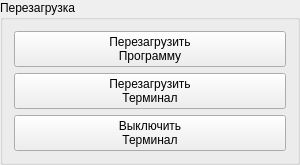
             <widget class="QGroupBox" name="grpAdminRestart">
              <property name="minimumSize">
               <size>
                <width>300</width>
                <height>0</height>
               </size>
              </property>
              <property name="title">
               <string>Перезагрузка</string>
              </property>
              <layout class="QVBoxLayout" name="verticalLayout_5">
               <item>
                <widget class="QPushButton" name="btnRestartAppTypeDevices">
                 <property name="text">
                  <string>Перезагрузить
Программу</string>
                 </property>
                 <property name="icon">
                  <iconset resource="../../ekiosk.qrc">
                   <normaloff>:/assets/icons/admin_3.png</normaloff>:/assets/icons/admin_3.png</iconset>
                 </property>
                 <property name="iconSize">
                  <size>
                   <width>64</width>
                   <height>64</height>
                  </size>
                 </property>
                </widget>
               </item>
               <item>
                <widget class="QPushButton" name="btnRestartTypeDevices">
                 <property name="text">
                  <string>Перезагрузить
Терминал</string>
                 </property>
                 <property name="icon">
                  <iconset resource="../../ekiosk.qrc">
                   <normaloff>:/assets/icons/admin_3.png</normaloff>:/assets/icons/admin_3.png</iconset>
                 </property>
                 <property name="iconSize">
                  <size>
                   <width>64</width>
                   <height>64</height>
                  </size>
                 </property>
                </widget>
               </item>
               <item>
                <widget class="QPushButton" name="btnPowerOffTypeDevices">
                 <property name="text">
                  <string>Выключить
Терминал</string>
                 </property>
                 <property name="icon">
                  <iconset resource="../../ekiosk.qrc">
                   <normaloff>:/assets/icons/admin_8.png</normaloff>:/assets/icons/admin_8.png</iconset>
                 </property>
                 <property name="iconSize">
                  <size>
                   <width>64</width>
                   <height>64</height>
                  </size>
                 </property>
                </widget>
               </item>
              </layout>
             </widget>
